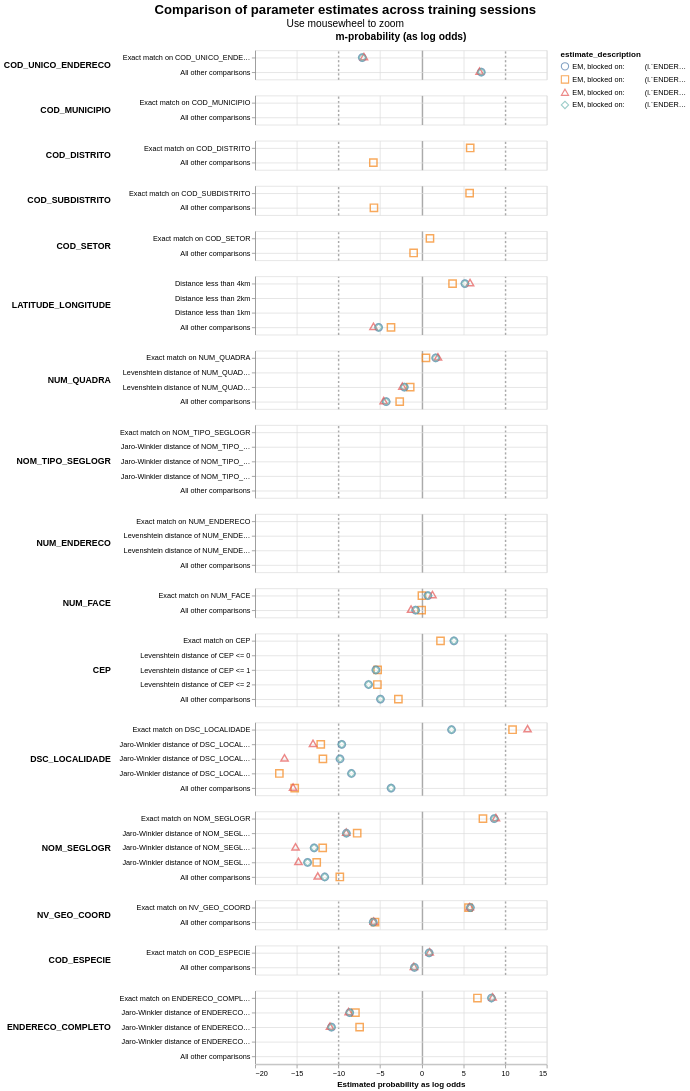

Notebook cell for this chart:
### Code cell
linker.visualisations.parameter_estimate_comparisons_chart()

### Figure 1 — Vega-Lite specification as saved in the notebook (floating-point values rounded to 4 significant figures; data arrays with more than 128 entries replaced by an {"elided": "..."} marker saying what was removed)
{"config": {"view": {"continuousWidth": 400, "continuousHeight": 300}, "title": {"anchor": "middle", "fontSize": 18, "subtitleFontSize": 14}}, "data": {"name": "data-7412f922d597d61b67dc41cb755561a5"}, "mark": {"type": "point", "filled": false, "opacity": 0.7, "size": 100}, "encoding": {"color": {"field": "estimate_description", "type": "nominal"}, "column": {"align": "each", "field": "col_header", "header": {"labelFontSize": 14, "labelFontWeight": "bold"}, "title": null, "type": "nominal"}, "row": {"align": "each", "field": "comparison_name", "header": {"labelAlign": "left", "labelAnchor": "middle", "labelAngle": 0, "labelFontSize": 12, "labelFontWeight": "bold"}, "sort": {"field": "comparison_sort_order"}, "title": null, "type": "nominal"}, "shape": {"field": "estimate_description", "scale": {"range": ["circle", "square", "triangle", "diamond"]}, "type": "nominal"}, "tooltip": [{"field": "comparison_name", "type": "nominal"}, {"field": "estimate_description", "type": "nominal"}, {"field": "estimated_probability", "type": "quantitative"}], "x": {"axis": {"gridColor": {"condition": {"test": "abs(datum.value / 10)  <= 1 & datum.value % 10 === 0", "value": "#aaa"}, "value": "#ddd"}, "gridDash": {"condition": {"test": "abs(datum.value / 10) == 1", "value": [3]}, "value": null}, "gridWidth": {"condition": {"test": "abs(datum.value / 10)  <= 1 & datum.value % 10 === 0", "value": 2}, "value": 1}}, "field": "estimated_probability_as_log_odds", "title": "Estimated probability as log odds", "type": "quantitative"}, "y": {"axis": {"grid": true, "title": null}, "field": "comparison_level_label", "sort": {"field": "comparison_vector_value", "order": "descending"}, "type": "nominal"}}, "params": [{"name": "mouse_zoom", "select": {"type": "interval", "encodings": ["x"]}, "bind": "scales"}], "resolve": {"scale": {"y": "independent"}}, "title": {"text": "Comparison of parameter estimates across training sessions", "subtitle": "Use mousewheel to zoom"}, "transform": [{"calculate": "datum.m_or_u + '-probability (as log odds)'", "as": "col_header"}], "$schema": "https://vega.github.io/schema/vega-lite/v5.9.3.json", "datasets": {"data-7412f922d597d61b67dc41cb755561a5": {"elided": "238 records"}}}
